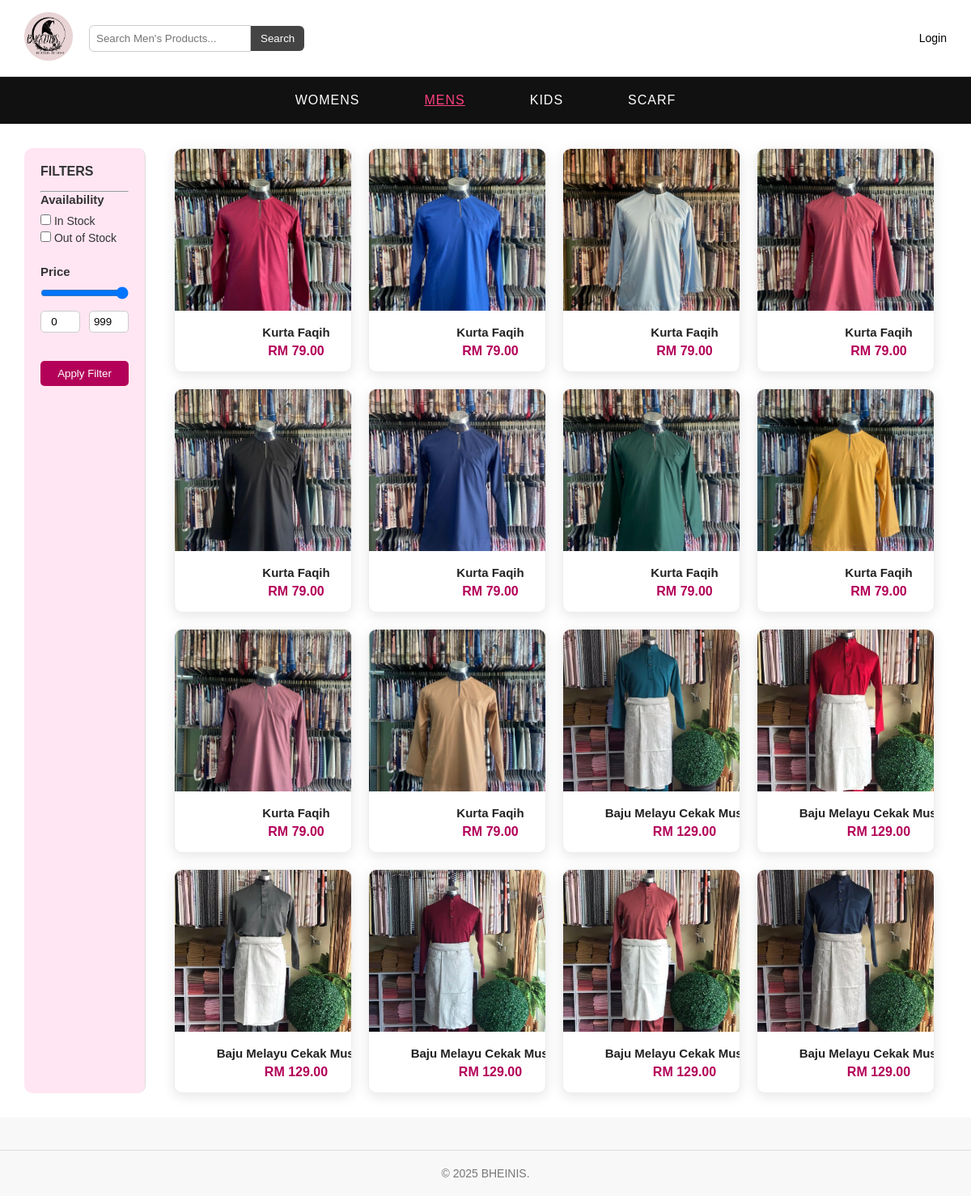
Page /bheinis-customers/men.php on the committed database.
### tables this page shows
CREATE TABLE `products` (
  `id` int(11) NOT NULL,
  `name` varchar(255) NOT NULL,
  `description` text DEFAULT NULL,
  `price` decimal(10,2) NOT NULL,
  `stock` int(11) DEFAULT NULL,
  `image` varchar(255) DEFAULT NULL,
  `category_id` int(11) DEFAULT NULL,
  `colors` varchar(255) DEFAULT NULL,
  `created_at` timestamp NOT NULL DEFAULT current_timestamp()
);

### bheinis-customers/men.php (the view, shortened to what this page needs)
<?php
include '../db.php';
$categoryName = 'Men';
$catResult = $conn->query("SELECT category_id FROM category WHERE category_name = '$categoryName' LIMIT 1");
if ($catResult && $catResult->num_rows > 0) {
    $catRow = $catResult->fetch_assoc();
    $categoryId = $catRow['category_id'];
} else {
    die("Category '$categoryName' not found.");
}
$where = "WHERE category_id = $categoryId";
$minPrice = isset($_GET['min_price']) ? floatval($_GET['min_price']) : 0;
$maxPrice = isset($_GET['max_price']) ? floatval($_GET['max_price']) : 9999;
$availability = isset($_GET['availability']) ? $_GET['availability'] : [];
$sql = "SELECT * FROM products $where ORDER BY id DESC";
$result = $conn->query($sql);
?>
<!DOCTYPE html>
<html lang="en">
<head>
  <link rel="stylesheet" href="assets2/style2.css" />
</head>
<body>
<div class="top-header">
  <div class="logo-search-container">
    <a href="home.php" class="logo-link">
      <img src="assets2/logo.png" alt="BHEINIS Logo" class="logo-img">
    </a>
    <form action="search.php" method="GET" class="search-form">
      <input type="text" name="q" placeholder="Search Men's Products..." required />
      <button type="submit">Search</button>
    </form>
  </div>
  <div class="right">
    <?php if (isset($_SESSION['user_id'])): ?>
      <a href="logout.php">Logout</a>
      <a href="account.php">Account</a>
      <a href="my_orders.php">My Orders</a>
      <a href="cart.php">Cart</a>
    <?php else: ?>
      <a href="login.php">Login</a>
    <?php endif; ?>
  </div>
</div>
<nav class="main-nav">
  <a href="women.php">WOMENS</a>
  <a href="men.php" class="active">MENS</a>
  <a href="kids.php">KIDS</a>
  <a href="scarf.php">SCARF</a>
</nav>
<div class="content-container">
  <form method="GET" class="filter-section">
    <div class="filters-title">FILTERS</div>
    <hr>
    <div class="filter-group">
      <h4>Availability</h4>
      <label><input type="checkbox" name="availability[]" value="in_stock" <?php if(in_array("in_stock", $availability)) echo 'checked'; ?>> In Stock</label>
      <label><input type="checkbox" name="availability[]" value="out_of_stock" <?php if(in_array("out_of_stock", $availability)) echo 'checked'; ?>> Out of Stock</label>
    </div>
    <div class="filter-group">
      <h4>Price</h4>
      <input type="range" min="0" max="500" value="<?php echo $maxPrice; ?>" class="range-slider" id="priceRange" name="max_price" oninput="updatePrice()">
      <div class="price-inputs">
        <input type="number" name="min_price" id="minPrice" value="<?php echo $minPrice; ?>" min="0" max="500">
        <input type="number" name="max_price" id="maxPrice" value="<?php echo $maxPrice; ?>" min="0" max="500">
      </div>
    </div>
    <button type="submit" class="filter-btn">Apply Filter</button>
  </form>
  <div class="products-grid">
    <?php
    if ($result && $result->num_rows > 0) {
      while ($product = $result->fetch_assoc()) {
        $image = !empty($product['image']) ? "../uploads/" . htmlspecialchars($product['image']) : "assets2/no-image.png";
        echo '<a href="product_detail.php?id=' . $product['id'] . '" class="product-card">';
        echo '<img src="' . $image . '" alt="' . htmlspecialchars($product['name']) . '" />';
        echo '<div class="product-info">';
        echo '<h3>' . htmlspecialchars($product['name']) . '</h3>';
        echo '<p>RM ' . number_format($product['price'], 2) . '</p>';
        echo '</div></a>';
      }
    } else {
      echo '<p class="no-products-msg">No products found in Men category.</p>';
    }
    ?>
  </div>
</div>
<footer class="footer">
  <div class="footer-bottom">
    <p>&copy; 2025 BHEINIS.</p>
  </div>
</footer>
</body>
</html>

### bheinis-customers/assets2/style2.css (style rules this page uses)
* { margin: 0; padding: 0; box-sizing: border-box; }
body { font-family: Arial, sans-serif; background: #f4f4f4; color: #333; }
.top-header { display: flex; justify-content: space-between; align-items: center; background: #fff; padding: 15px 30px; box-shadow: 0 2px 4px rgba(0,0,0,0.1); flex-wrap: wrap; }
.top-header .right a { margin-left: 15px; text-decoration: none; color: #000; font-weight: 500; transition: color 0.3s ease; }
.main-nav { background: #222; text-align: center; padding: 10px 0; }
.main-nav a { color: #fff; margin: 0 20px; text-decoration: none; font-weight: bold; transition: color 0.2s; }
.main-nav a:hover, .main-nav a.active { color: #ff4081; text-decoration: underline; }
.products-grid { display: grid; grid-template-columns: repeat(auto-fit, minmax(240px, 1fr)); gap: 30px; max-width: 1200px; margin: 0 auto; padding: 0 15px; }
.product-card { background: #fff; border-radius: 12px; box-shadow: 0 4px 16px rgba(0,0,0,0.1); overflow: hidden; transition: all 0.3s ease; text-decoration: none; color: inherit; display: flex; flex-direction: column; }
.product-card img { width: 100%; height: 200px; object-fit: cover; display: block; }
.product-card h3 { font-weight: 700; color: #222; margin: 15px 10px 8px; font-size: 18px; flex-grow: 1; }
.product-card p { color: #ff4081; font-weight: 700; font-size: 1.1rem; margin: 0 10px 15px; }
.footer { background: #222; color: #fff; padding: 20px; text-align: center; font-size: 14px; margin-top: 40px; border-radius: 0 0 12px 12px; }
body { margin: 0; padding: 0; font-family: 'Montserrat', sans-serif; background-color: #fff; color: #333; }
a { text-decoration: none; color: inherit; }
.top-header { display: flex; justify-content: space-between; align-items: center; padding: 15px 30px; background-color: #f8f8f8; border-bottom: 1px solid #ddd; }
.top-header input[type="text"] { padding: 6px 10px; border: 1px solid #ccc; border-radius: 4px 0 0 4px; width: 200px; }
.top-header button { padding: 6px 12px; border: none; background-color: #111; color: white; border-radius: 0 4px 4px 0; cursor: pointer; }
.top-header .right a { margin-left: 20px; font-size: 14px; }
.main-nav { display: flex; justify-content: center; background-color: #111; padding: 10px 0; }
.main-nav a { color: white; padding: 10px 20px; font-weight: 500; letter-spacing: 1px; transition: background 0.3s; }
.footer { background-color: #f8f8f8; padding: 20px 30px; text-align: center; border-top: 1px solid #ddd; }
.footer-bottom p { margin: 0; font-size: 14px; color: #777; }
.product-info { flex: 1; min-width: 300px; }
body { font-family: Arial, sans-serif; background-color: white; margin: 0; padding: 0; }
body { margin: 0; font-family: 'Montserrat', sans-serif; background-color: #f8f8f8; }
.top-header { display: flex; justify-content: space-between; align-items: center; padding: 15px 30px; background-color: #fff; box-shadow: 0 2px 8px rgba(0,0,0,0.05); flex-wrap: wrap; }
.logo-search-container { display: flex; align-items: center; gap: 20px; }
.logo-img { height: 60px; object-fit: contain; }
.search-form { display: flex; align-items: center; }
.search-form input[type="text"] { padding: 8px; border-radius: 6px 0 0 6px; border: 1px solid #ccc; width: 200px; }
.search-form button { padding: 8px 12px; border: none; background-color: #444; color: white; border-radius: 0 6px 6px 0; cursor: pointer; transition: background 0.3s; }
.right a { margin-left: 15px; text-decoration: none; color: #007bff; font-weight: 500; }
.product-info p { font-size: 16px; margin: 6px 0; color: #444; }

### rows in the picture
products: image (picture), name "Kurta Faqih", price "79.00"
products: image (picture), name "Kurta Faqih", price "79.00"
products: image (picture), name "Kurta Faqih", price "79.00"
products: image (picture), name "Kurta Faqih", price "79.00"
products: image (picture), name "Kurta Faqih", price "79.00"
products: image (picture), name "Kurta Faqih", price "79.00"
products: image (picture), name "Kurta Faqih", price "79.00"
products: image (picture), name "Kurta Faqih", price "79.00"
products: image (picture), name "Kurta Faqih", price "79.00"
products: image (picture), name "Kurta Faqih", price "79.00"
products: image (picture), name "Baju Melayu Cekak…", price "129.00"
products: image (picture), name "Baju Melayu Cekak…", price "129.00"
products: image (picture), name "Baju Melayu Cekak…", price "129.00"
products: image (picture), name "Baju Melayu Cekak…", price "129.00"
products: image (picture), name "Baju Melayu Cekak…", price "129.00"
products: image (picture), name "Baju Melayu Cekak…", price "129.00"
